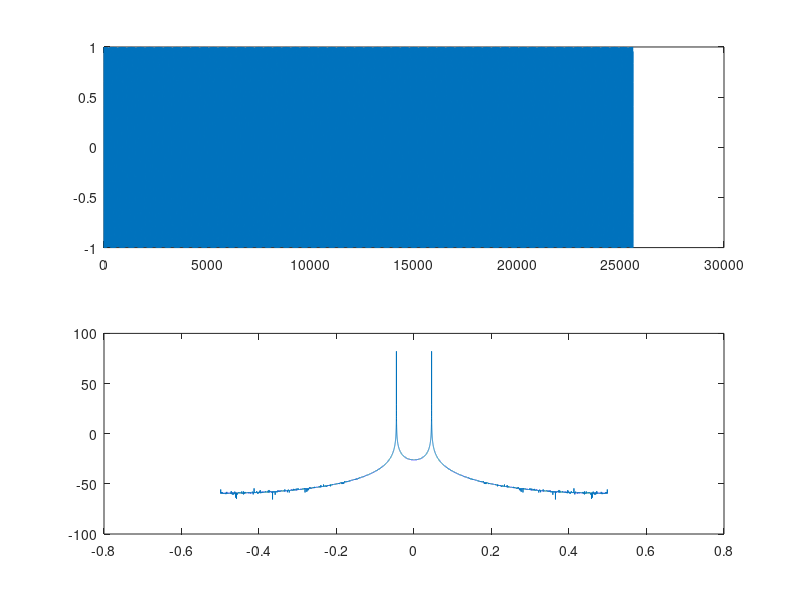
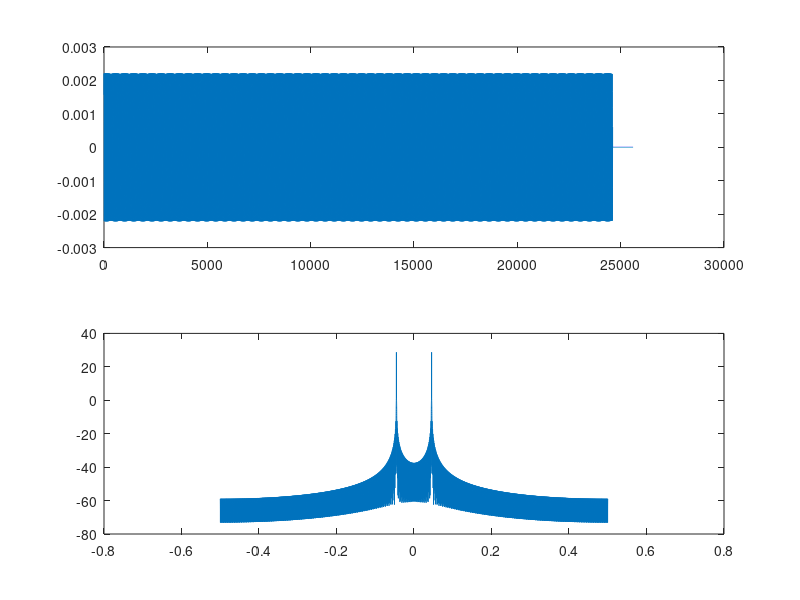

Write MATLAB code to recreate these figures, in order.
x = importdata('data/x.dat');
y = importdata('data/y.dat');

X = fftshift(fft(x));
Y = fftshift(fft(y));

N = length(x);
Fs = 11025;

nx = ((-N/2):(N-N/2-1))/N;
ny = nx;

figure(1); subplot(2,1,1); plot(x);
figure(1); subplot(2,1,2); plot(nx,20*log10(abs(X)));

figure(2); subplot(2,1,1); plot(y);
figure(2); subplot(2,1,2); plot(ny,20*log10(abs(Y))); 

% Htemp = dlmread('data/H.dat');
% Hf = complex(Htemp(:,1), Htemp(:,2));
% figure(3); plot(20*log10(abs(Hf)));